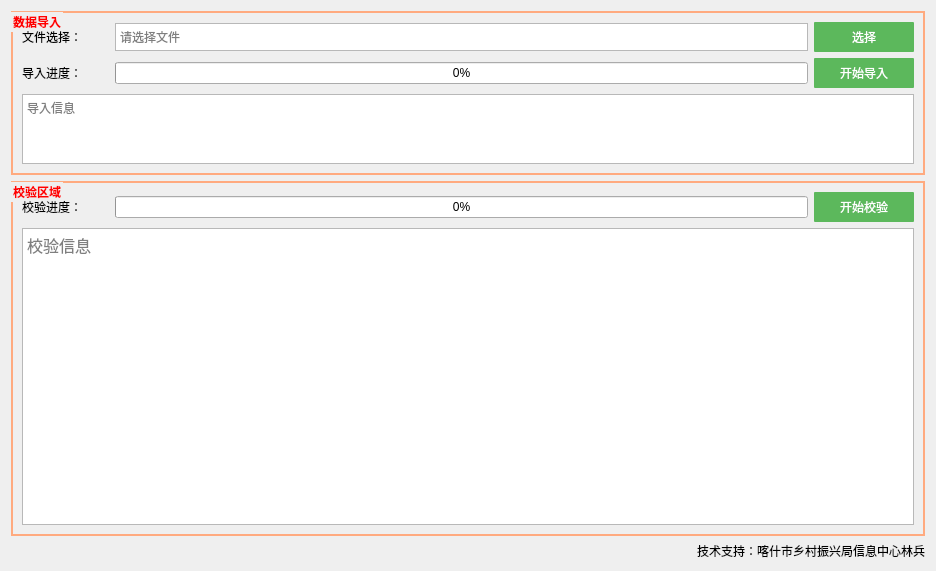
<?xml version="1.0" encoding="UTF-8"?>
<ui version="4.0">
    <class>Form</class>
    <widget class="QWidget" name="Form">
        <property name="geometry">
            <rect>
                <x>0</x>
                <y>0</y>
                <width>936</width>
                <height>571</height>
            </rect>
        </property>
        <property name="windowTitle">
            <string>脱贫户人口信息校验 V2.0 共49条校验规则</string>
        </property>
        <property name="styleSheet">
            <string notr="true">#Form{
                background-image:url('static/2.jpg');
                }

                QGroupBox {
                border:2px solid rgb(255, 170, 127);
                font-weight:bold;
                color:red;
                }


                QPushButton{
                background:#5CB85C;
                color:white;
                border-radius:1px;
                height:30px;
                width:100%;
                }
                QPushButton:hover{
                background:#449D44;

                }
            </string>
        </property>
        <layout class="QVBoxLayout" name="verticalLayout_3" stretch="2,8,0">
            <item>
                <widget class="QGroupBox" name="groupBox">
                    <property name="styleSheet">
                        <string notr="true"/>
                    </property>
                    <property name="title">
                        <string>数据导入</string>
                    </property>
                    <layout class="QVBoxLayout" name="verticalLayout_2">
                        <item>
                            <layout class="QHBoxLayout" name="horizontalLayout" stretch="1,8,1">
                                <item>
                                    <widget class="QLabel" name="label">
                                        <property name="text">
                                            <string>文件选择：</string>
                                        </property>
                                    </widget>
                                </item>
                                <item>
                                    <widget class="QTextBrowser" name="textBrowser">
                                        <property name="maximumSize">
                                            <size>
                                                <width>16777215</width>
                                                <height>28</height>
                                            </size>
                                        </property>
                                        <property name="placeholderText">
                                            <string>请选择文件</string>
                                        </property>
                                    </widget>
                                </item>
                                <item>
                                    <widget class="QPushButton" name="pushButton">
                                        <property name="styleSheet">
                                            <string notr="true"/>
                                        </property>
                                        <property name="text">
                                            <string>选择</string>
                                        </property>
                                    </widget>
                                </item>
                            </layout>
                        </item>
                        <item>
                            <layout class="QHBoxLayout" name="horizontalLayout_2" stretch="1,8,1">
                                <item>
                                    <widget class="QLabel" name="label_2">
                                        <property name="text">
                                            <string>导入进度：</string>
                                        </property>
                                    </widget>
                                </item>
                                <item>
                                    <widget class="QProgressBar" name="progressBar">
                                        <property name="value">
                                            <number>0</number>
                                        </property>
                                    </widget>
                                </item>
                                <item>
                                    <widget class="QPushButton" name="pushButton_3">
                                        <property name="text">
                                            <string>开始导入</string>
                                        </property>
                                    </widget>
                                </item>
                            </layout>
                        </item>
                        <item>
                            <widget class="QTextBrowser" name="textBrowser_2">
                                <property name="placeholderText">
                                    <string>导入信息</string>
                                </property>
                            </widget>
                        </item>
                    </layout>
                </widget>
            </item>
            <item>
                <widget class="QGroupBox" name="groupBox_2">
                    <property name="title">
                        <string>校验区域</string>
                    </property>
                    <layout class="QVBoxLayout" name="verticalLayout" stretch="2,8">
                        <item>
                            <layout class="QHBoxLayout" name="horizontalLayout_3" stretch="1,8,1">
                                <item>
                                    <widget class="QLabel" name="label_3">
                                        <property name="text">
                                            <string>校验进度：</string>
                                        </property>
                                    </widget>
                                </item>
                                <item>
                                    <widget class="QProgressBar" name="progressBar_2">
                                        <property name="value">
                                            <number>0</number>
                                        </property>
                                    </widget>
                                </item>
                                <item>
                                    <widget class="QPushButton" name="pushButton_2">
                                        <property name="text">
                                            <string>开始校验</string>
                                        </property>
                                    </widget>
                                </item>
                            </layout>
                        </item>
                        <item>
                            <widget class="QTextBrowser" name="textBrowser_3">
                                <property name="styleSheet">
                                    <string notr="true">#textBrowser_3 {
                                        font-size:16px;
                                        }
                                    </string>
                                </property>
                                <property name="placeholderText">
                                    <string>校验信息</string>
                                </property>
                            </widget>
                        </item>
                    </layout>
                </widget>
            </item>
            <item>
                <widget class="QLabel" name="label_4">
                    <property name="windowTitle">
                        <string>脱贫户人口信息校验 V2.0 共49条校验规则</string>
                    </property>
                    <property name="text">
                        <string>技术支持：喀什市乡村振兴局信息中心林兵</string>
                    </property>
                    <property name="alignment">
                        <set>Qt::AlignRight|Qt::AlignTrailing|Qt::AlignVCenter</set>
                    </property>
                </widget>
            </item>
        </layout>
    </widget>
    <resources/>
    <connections/>
</ui>
